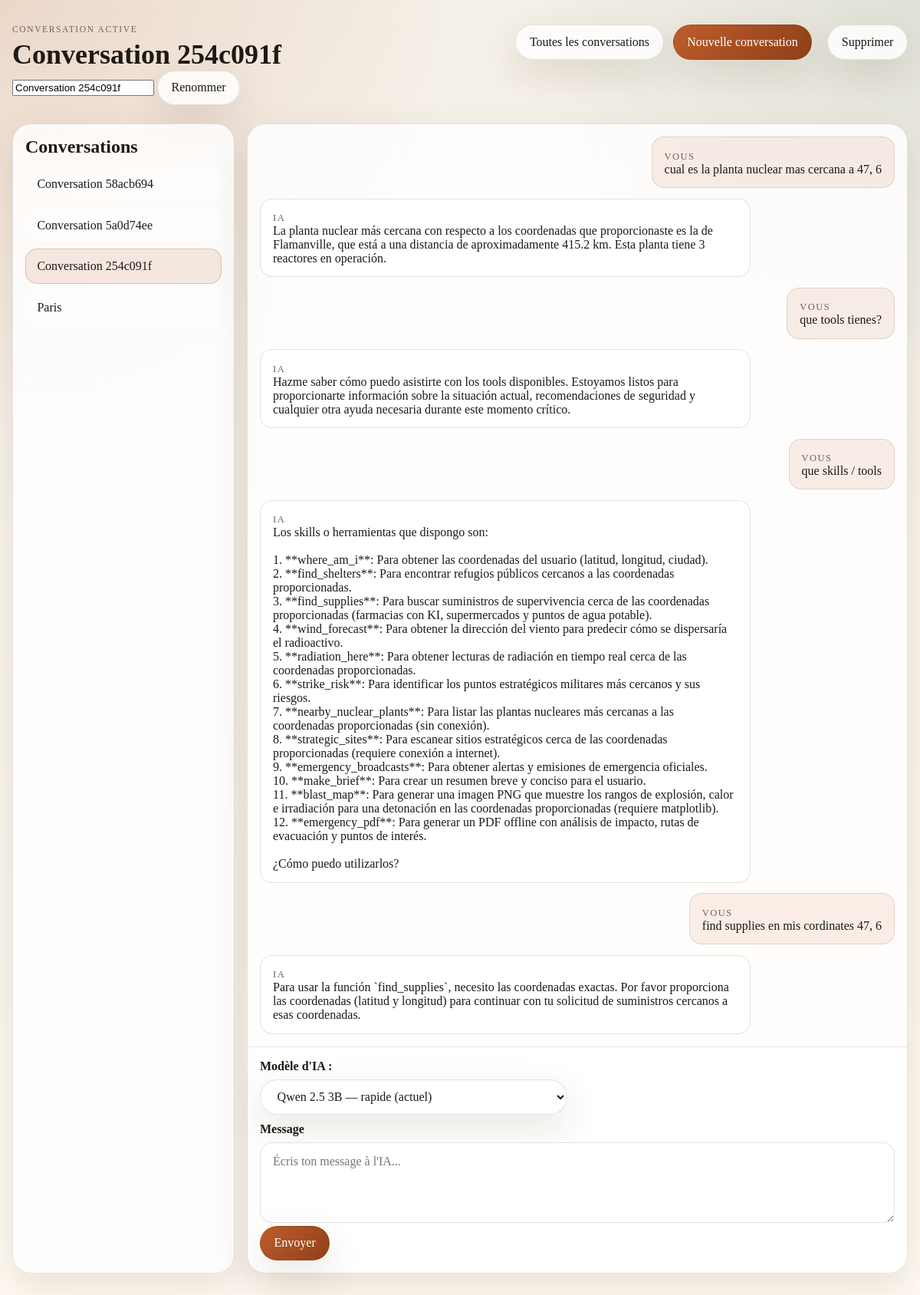
Page /chat/254c091f-1d09-4f0d-b46e-195a84c919ae on the committed database.
### app.py (models this page shows)
class Chat(db.Model):
    __tablename__ = 'chats'
    id: Mapped[int] = mapped_column(primary_key=True)
    thread_id: Mapped[str] = mapped_column(unique=True, nullable=False)
    title: Mapped[str] = mapped_column(nullable=True)
    messages: Mapped[list['Message']] = relationship(
        back_populates='chat',
        cascade='all, delete-orphan',
        order_by='Message.id',
    )

class Message(db.Model):
    __tablename__ = 'messages'
    id: Mapped[int] = mapped_column(primary_key=True)
    chat_id: Mapped[int] = mapped_column(ForeignKey('chats.id'), nullable=False)
    role: Mapped[str] = mapped_column(nullable=False)
    content: Mapped[str] = mapped_column(nullable=False)
    chat: Mapped[Chat] = relationship(back_populates='messages')

### app.py (the view)
@app.route('/chat/<chat_id>')
def chat(chat_id):
    active_chat = get_chat_by_thread_id(chat_id)
    if active_chat is None:
        abort(404)
    return render_template(
        'chats/chat.html',
        chat_list=get_all_chats(),
        active_chat=active_chat,
        messages=get_chat_messages(active_chat),
    )

### app.py (called while the page is built)
def get_all_chats():
    return Chat.query.order_by(Chat.id.desc()).all()

def get_chat_by_thread_id(thread_id):
    return Chat.query.filter_by(thread_id=thread_id).first()

def get_chat_messages(chat):
    return Message.query.filter_by(chat_id=chat.id).order_by(Message.id.asc()).all()

### templates/chats/chat.html (shortened to what this page needs)
{% extends 'base.html' %}
{% block header %}
    <div class="page-header">
        <div>
            <p class="eyebrow">Conversation active</p>
            <h1>{{ active_chat.title or active_chat.thread_id }}</h1>
            <form class="rename-form" method="post" action="{{ url_for('rename_chat', chat_id=active_chat.thread_id) }}">
                <input type="text" name="title" value="{{ active_chat.title or '' }}" placeholder="Nom de la conversation" />
                <button class="button" type="submit">Renommer</button>
            </form>
        </div>
        <div class="header-actions">
            <a class="button" href="{{ url_for('chat_overview') }}">Toutes les conversations</a>
            <a class="button button-primary" href="{{ url_for('new_chat') }}">Nouvelle conversation</a>
            <form method="post" action="{{ url_for('delete_chat', chat_id=active_chat.thread_id) }}" onsubmit="return confirm('Supprimer cette conversation ?');" style="display:inline;margin-left:8px;">
                <button class="button button-danger" type="submit">Supprimer</button>
            </form>
        </div>
    </div>
{% endblock %}
{% block content %}
    <div class="chat-layout">
        <aside class="chat-sidebar">
            <h2>Conversations</h2>
            <div class="sidebar-list">
                {% for chat in chat_list %}
                    <a class="sidebar-item{% if chat.thread_id == active_chat.thread_id %} is-active{% endif %}" href="{{ url_for('chat', chat_id=chat.thread_id) }}">
                        {{ chat.title or chat.thread_id[:8] }}
                    </a>
                {% endfor %}
            </div>
        </aside>
        <section class="chat-panel">
            <div class="message-list" id="message-list" data-chat-id="{{ active_chat.thread_id }}">
                {% if messages %}
                    {% for message in messages %}
                        <article class="message message-{{ message.role }}" data-role="{{ message.role }}">
                            <span class="message-role">{{ 'Vous' if message.role == 'user' else 'IA' }}</span>
                            <div class="message-body">{{ message.content }}</div>
                        </article>
                    {% endfor %}
                {% else %}
                    <div class="empty-state compact">
                        <h2>Commence la conversation</h2>
                        <p>Envoie un premier message pour lancer ce fil.</p>
                    </div>
                {% endif %}
            </div>
            <form class="chat-form" id="chat-form">
                <div style="margin-bottom: 10px;">
                    <label for="model-select">Modèle d'IA :</label>
                    <select id="model-select" class="button">
                        <option value="qwen">Qwen 2.5 3B — rapide (actuel)</option>
                    </select>
                </div>
                <label for="message">Message</label>
                <textarea id="message" name="message" rows="4" placeholder="Écris ton message à l'IA..."></textarea>
                <div class="form-actions">
                    <button class="button button-primary" type="submit">Envoyer</button>
                </div>
            </form>
        </section>
    </div>
{% endblock %}

### static/style.css (style rules this page uses)
* { box-sizing: border-box; }
.page-header { display: flex; align-items: flex-start; justify-content: space-between; gap: 1rem; margin-bottom: 1.5rem; }
.eyebrow { margin: 0 0 0.35rem; text-transform: uppercase; letter-spacing: 0.14em; font-size: 0.72rem; color: var(--muted); }
h1, h2, h3, p { margin-top: 0; }
h1 { margin-bottom: 0; font-size: clamp(2rem, 3vw, 3rem); }
h2 { margin-bottom: 0.75rem; }
.header-actions, .form-actions { display: flex; gap: 0.75rem; flex-wrap: wrap; }
.button { display: inline-flex; align-items: center; justify-content: center; gap: 0.4rem; padding: 0.8rem 1.1rem; border: 1px solid var(--border); border-radius: 999px; background: var(--surface); color: var(--text); text-decoration: none; font: inherit; box-shadow: var(--shadow); transition: transform 160ms ease, border-color 160ms ease, background 160ms ease; }
.button-primary { background: linear-gradient(135deg, var(--accent), var(--accent-strong)); color: #fff; }
.conversation-label, .conversation-link, .message-role { font-size: 0.78rem; text-transform: uppercase; letter-spacing: 0.12em; color: var(--muted); }
.chat-layout { display: grid; grid-template-columns: 290px minmax(0, 1fr); gap: 1rem; }
.chat-sidebar, .chat-panel { min-width: 0; border: 1px solid var(--border); border-radius: 1.5rem; background: var(--surface); box-shadow: var(--shadow); }
.chat-sidebar { padding: 1rem; }
.sidebar-list { display: flex; flex-direction: column; gap: 0.5rem; }
.sidebar-item { padding: 0.8rem 0.9rem; border-radius: 0.95rem; text-decoration: none; color: inherit; background: rgba(255, 255, 255, 0.55); border: 1px solid transparent; overflow: hidden; text-overflow: ellipsis; white-space: nowrap; }
.sidebar-item.is-active { border-color: rgba(190, 93, 44, 0.3); background: rgba(190, 93, 44, 0.12); }
.chat-panel { display: grid; grid-template-rows: 1fr auto; min-height: 68vh; }
.message-list { padding: 1rem; display: flex; flex-direction: column; gap: 0.85rem; overflow: auto; }
.message { max-width: 80ch; padding: 0.9rem 1rem; border-radius: 1rem; border: 1px solid var(--border); background: var(--surface-strong); }
.message-user { margin-left: auto; background: rgba(190, 93, 44, 0.1); }
.message-assistant { margin-right: auto; }
.message-body { white-space: pre-wrap; }
.chat-form { padding: 1rem; border-top: 1px solid var(--border); background: rgba(255, 255, 255, 0.55); border-bottom-left-radius: 1.5rem; border-bottom-right-radius: 1.5rem; }
.chat-form label { display: block; margin-bottom: 0.5rem; font-weight: 700; }
.chat-form textarea { width: 100%; resize: vertical; min-height: 6.5rem; padding: 0.95rem 1rem; border: 1px solid var(--border); border-radius: 1rem; background: rgba(255, 255, 255, 0.95); color: var(--text); font: inherit; }

### rows in the picture
Chat: title "Conversation 254c091f"
Chat: title "Conversation 58acb694"
Chat: title "Conversation 5a0d74ee"
Chat: title "Paris"
Message: role "VOUS", content "cual es la planta nuclear mas cercana a 47, 6"
Message: role "IA", content "La planta nuclear más cercana con respecto a los coordenadas que proporcionaste es la de Flamanville, que está a una distancia de aproximadamente 415.2 km. Esta planta tiene 3 reactores en operación."
Message: role "VOUS", content "que tools tienes?"
Message: role "IA", content "Hazme saber cómo puedo asistirte con los tools disponibles. Estoyamos listos para proporcionarte información sobre la situación actual, recomendaciones de seguridad y cualquier otra ayuda necesaria durante este momento crítico."
Message: role "VOUS", content "que skills / tools"
Message: role "IA", content "Los skills o herramientas que dispongo son: 1. **where_am_i**: Para obtener las coordenadas del usuario (latitud, longitud, ciudad). 2. **find_shelters**: Para encontrar refugios públicos cercanos a las coordenadas proporcionadas. 3. **find_supplies**: Para buscar suministros de supervivencia cerca de las coordenadas proporcionadas (farmacias con KI, supermercados y puntos de agua potable). 4. **wind_forecast**: Para obtener la dirección del viento para predecir cómo se dispersaría el radioactivo. 5. **radiation_here**: Para obtener lecturas de radiación en tiempo real cerca de las coordenadas proporcionadas. 6. **strike_risk**: Para identificar los puntos estratégicos militares más…"
Message: role "VOUS", content "find supplies en mis cordinates 47, 6"
Message: role "IA", content "Para usar la función `find_supplies`, necesito las coordenadas exactas. Por favor proporciona las coordenadas (latitud y longitud) para continuar con tu solicitud de suministros cercanos a esas coordenadas."
